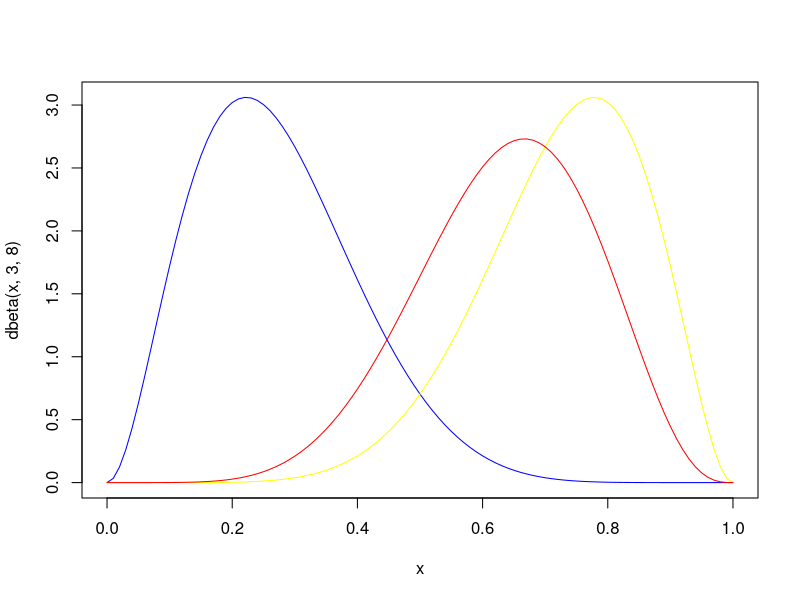
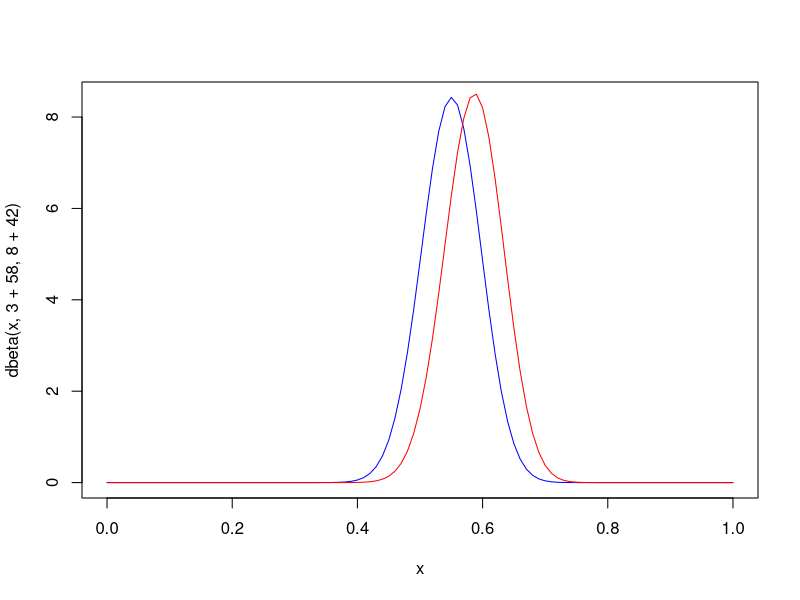
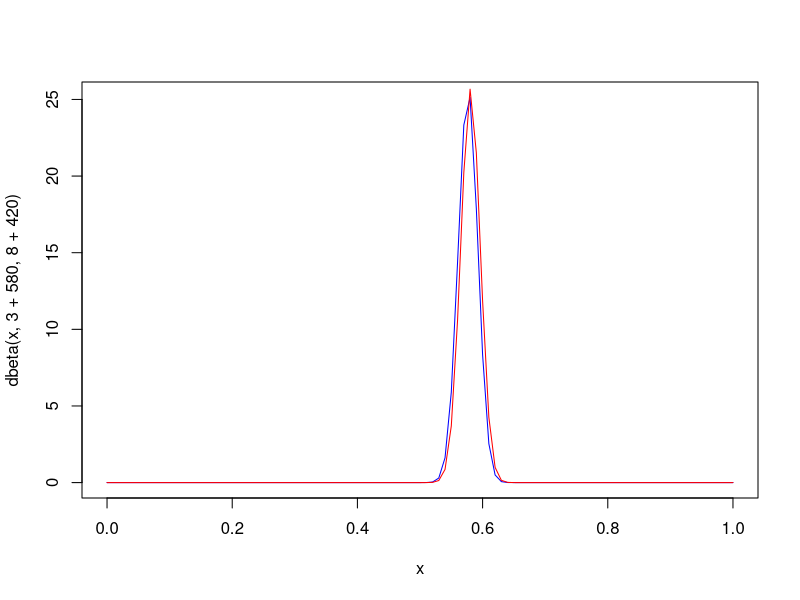
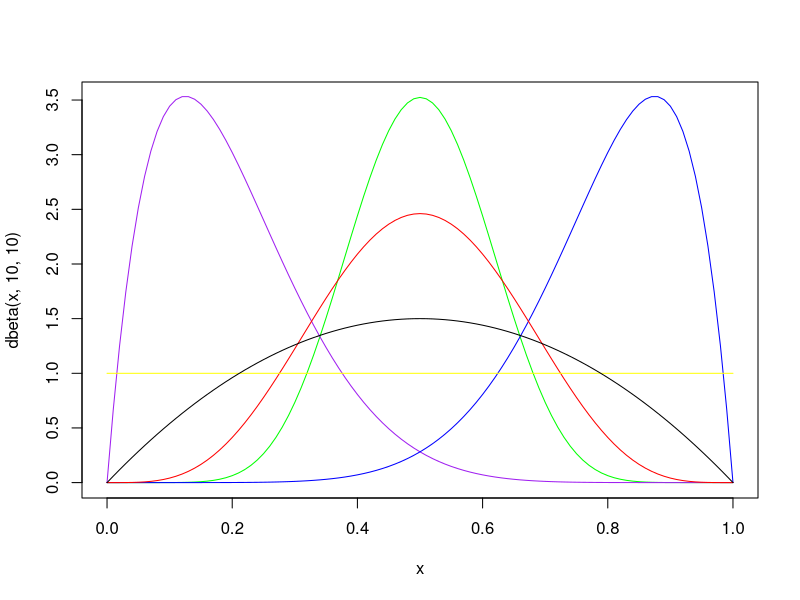
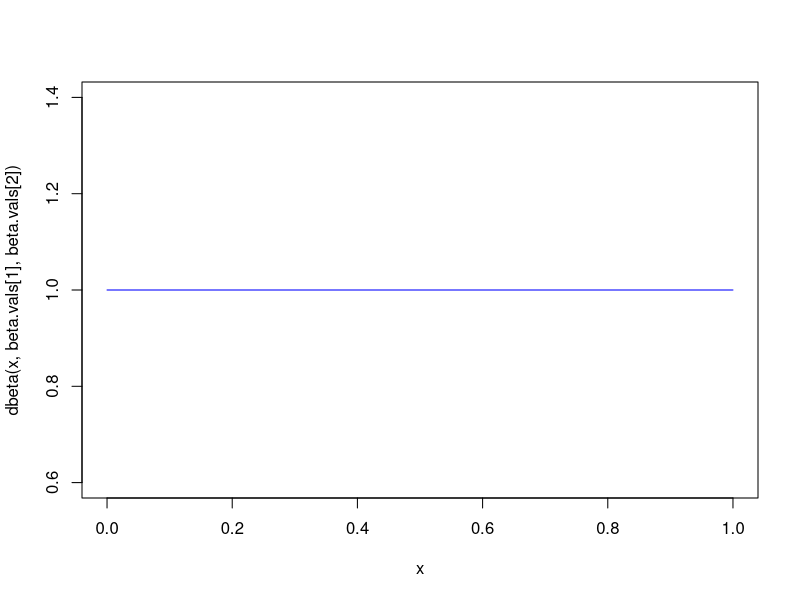
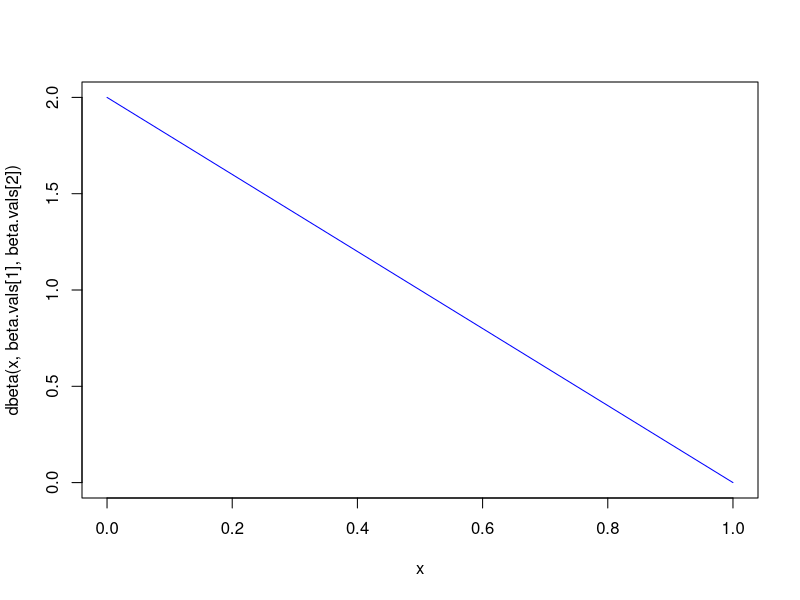
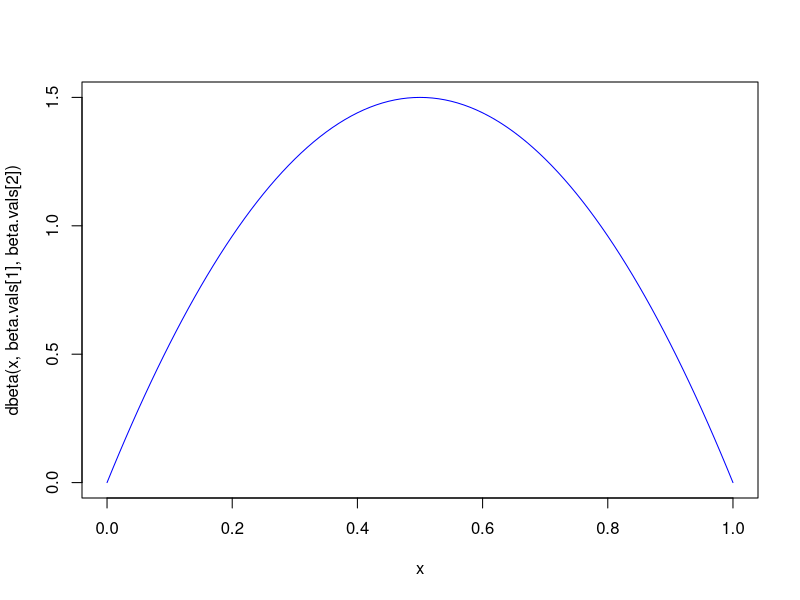
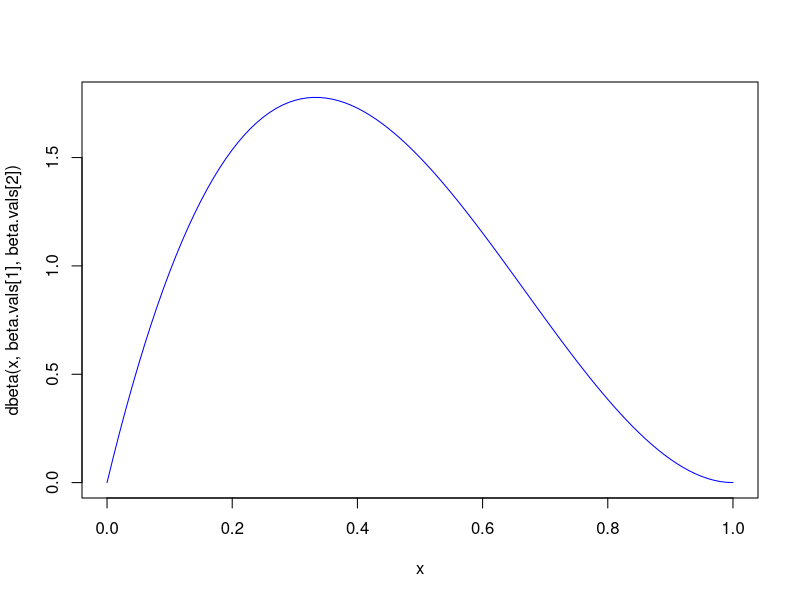

These figures' R source, in order:
## File: beta.R
## Author: John Rothfels (rothfels)
## Description: Beta Distribution
## ------------------------------

## Beta and Bernoulli: flip n + m coins, p = theta ~ Beta(a, b), where
## p = chance of heads.

## To understand the Beta distribution, it should be sufficient to understand
## the following (which includes some technical jargon):

## 1) Let Beta(a, b) be the "prior" distribution. Let theta ~ Beta(a, b).
## 2) By the definition of the distribution, Y ~ Beta(a, b) if the density
##    f(y) = C * y^(a-1) * (1-y)^(b-1) | 0 <= y <= 1
## 3) Beta(1, 1) = Uniform(0, 1)
## 4) Mean of Beta(a, b) is a / (a+b)
## 5) Given the "prior," we oserve D = { m heads, n tails }
## 6) The "likelihood" of this observation is theta^m * (1-theta)^n
## 7) Then theta | D ~ Beta(a+m, b+n)
## 8) Beta(a+m, b+n) is the "posterior" distribution for theta.

curve(dbeta(x, 3, 8), from = 0, to = 1, col = 'blue')
curve(dbeta(x, 8, 3), from = 0, to = 1, col = 'yellow', add = TRUE)
curve(dbeta(x, 7, 4), from = 0, to = 1, col = 'red', add = TRUE)

## Above, we've modeled theta with 3 different priors. Notice that they look
## really different!

## Now let's flip 100 coins; we get 58 heads and 42 tails...what does the
## posterior distribution look like now?

## Intuitive understanding: to define the "prior" distribution Beta(a, b), we
## saw (a+b-2) imaginary trials, of which (a-1) are "successes."
## After observing n + m new trials, of which n are "successes," the
## "posterior" distribution is Beta(a+n, b+m).

curve(dbeta(x, 3 + 58, 8 + 42), from = 0, to = 1, col = 'blue')
curve(dbeta(x, 7 + 58, 4 + 42), from = 0, to = 1, col = 'red', add = TRUE)

curve(dbeta(x, 3 + 580, 8 + 420), from = 0, to = 1, col = 'blue')
curve(dbeta(x, 7 + 580, 4 + 420), from = 0, to = 1, col = 'red', add = TRUE)


## Do you understand the shapes of each of these curves?

curve(dbeta(x, 10, 10), from = 0, to = 1, col = 'green')
curve(dbeta(x, 2, 8), from = 0, to = 1, col = 'purple', add = TRUE)
curve(dbeta(x, 8, 2), from = 0, to = 1, col = 'blue', add = TRUE)
curve(dbeta(x, 5, 5), from = 0, to = 1, col = 'red', add = TRUE)
curve(dbeta(x, 1, 1), from = 0, to = 1, col = 'yellow', add = TRUE)
curve(dbeta(x, 2, 2), from = 0, to = 1, add = TRUE)


#$ Animated Beta:

AnimatedBeta <- function(a = 1, b = 1, prob = runif(1), frames = 100,
                         sleep = .1, other = FALSE, other.a, other.b) {
  ## Animates posterior beta distributions after independent bernoulli trials.
  ## Args:
  ##   a, b - "prior" parameters
  ##   prob - probability of successful coin flip
  ##   frames - number of posterior distributions to display (i.e. number
  ##     of coin flips)
  ##   sleep - time (in seconds) between frames
  ##   other - if TRUE, displays a second prior distribution
  ##   other.a, other.b - "prior" parameters for second distribution

  beta.vals <- c(a, b)
  if (other) other.beta.vals = c(other.a, other.b)

  for (i in 1:frames) {
    curve(dbeta(x, beta.vals[1], beta.vals[2]),
          from = 0, to = 1, col = 'blue')
    if (other) curve(dbeta(x, other.beta.vals[1], other.beta.vals[2]),
                     from = 0, to = 1, col = 'green', add = TRUE)
    outcome <- sample(1:2, 1, prob = c(prob, 1-prob))
    beta.vals[outcome] <- beta.vals[outcome] + 1
    if (other) other.beta.vals[outcome] <- other.beta.vals[outcome] + 1
    Sys.sleep(sleep)
  }

  ## Display the real probability.
  abline(v = prob, col = 'red')
  return(prob)
}

AnimatedBeta()
AnimatedBeta(other = TRUE, other.a = 3, other.b = 11)
AnimatedBeta(1, 1, prob = .4364706, other = TRUE, other.a = 88, other.b = 44)
